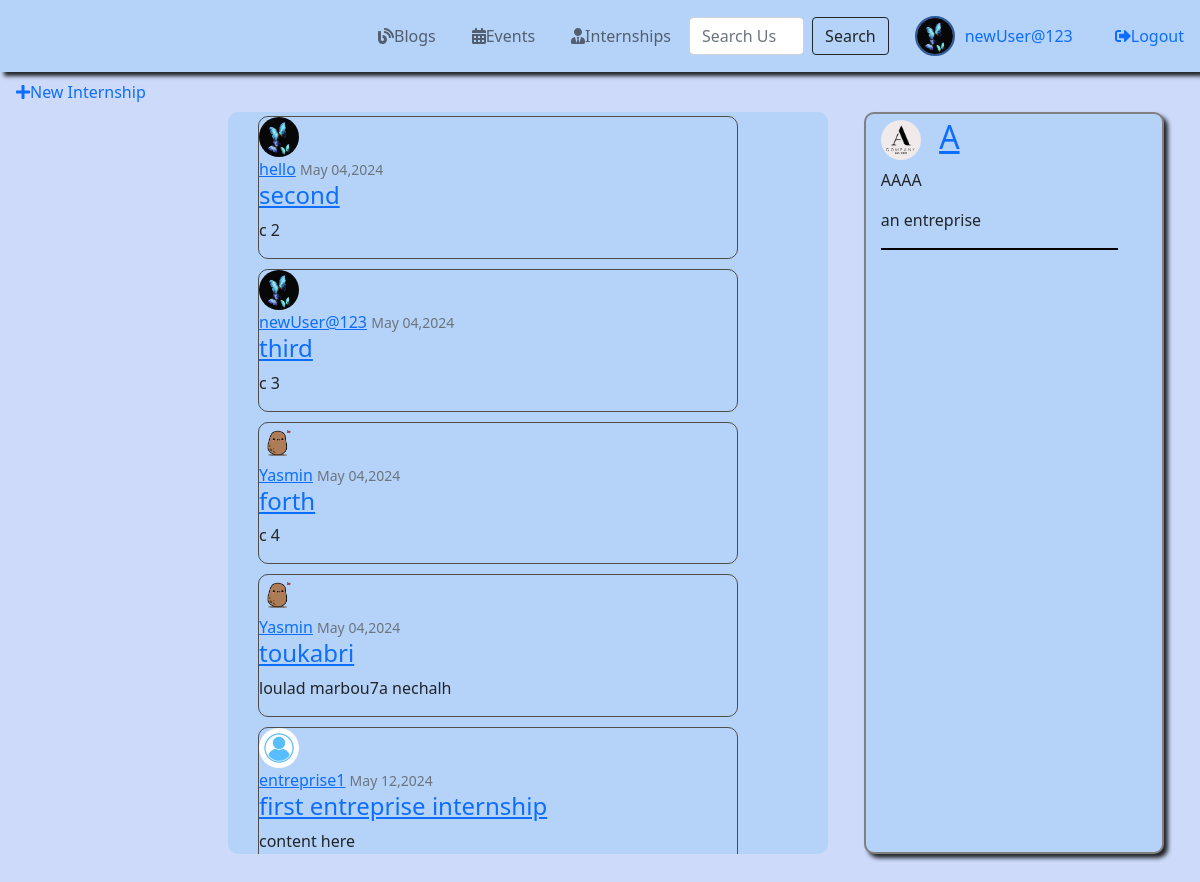
The page /Internship (signed in) on the database its author committed.
### Signin/models.py (models this page shows, shortened)
class Profile(models.Model):
    user = models.OneToOneField(User, on_delete=models.CASCADE)
    image = models.ImageField(default='images/default.jpg',upload_to='profile_pics')

### Internship/models.py (models this page shows, shortened)
class Internship(models.Model):
    title = models.CharField(max_length = 100)
    content = models.TextField()
    date_posted = models.DateTimeField(default=timezone.now)
    author = models.ForeignKey(User, on_delete=models.CASCADE)

class Entreprise(models.Model):
    name = models.CharField(max_length = 100)
    fullName = models.CharField(max_length = 100)
    description  = models.TextField()
    image = models.ImageField(default='images/defaultEntreprise.jpg',upload_to='profile_pics')

### Internship/views.py (the view)
# urls.py: path('', views.Internships, name='Internships'),
@login_required
def Internships(request):
    context = {
        'internships': Internship.objects.all(),
        'entreprises': Entreprise.objects.all()
    }
    return render(request,'Internships.html', context)

### Internship/templates/Internships.html (shortened to what this page needs)
{% extends 'base.html' %}
{% block content %}
<a class="nav-link" href="{% url 'intern_create' %}">
    <span class="icn"><i class="fas fa-plus"></i></span>New Internship
</a>
<div style="border-radius: 10px; background-color: #b5d2f8; position: absolute; margin-left: 19%;  width: 50%; height: 80vh; background-attachment: fixed; overflow-y: auto; scrollbar-width: thin; scrollbar-color: darkgray transparent;">
    {% for intern in internships %}
    <fieldset style="border-radius: 10px; border: 1px solid rgb(78, 78, 78);width: 80%; margin-top: 4px; margin-left: 5%; margin-bottom: 10px;">
        <img class="rounded-circle article-img" width="40px" height="40px" src="{{ intern.author.profile.image.url }}">
        <div class="media-body">
            <div class="article-metadata">
                <a class="mr-2" href="{% url 'user_interns' intern.author.username %}">{{ intern.author }}</a>
                <small class="text-muted">{{ intern.date_posted|date:"F d,Y"}}</small>
            </div>
            <h4><a class="article-title" href="{% url 'intern_detail' intern.id %}">{{ intern.title }}</a></h4>
            <p class="article-content">{{ intern.content }}</p>
        </div>
    </fieldset>
    {% endfor %}
</div>
<div style="border-radius: 10px; background-color: #b5d2f8; position: absolute; border: 2px solid gray; margin-left: 72%; margin-top: 0; box-shadow: 4px 4px 4px; width: 25%; height: 80vh; background-attachment: fixed; overflow-y: auto; scrollbar-width: thin; scrollbar-color: darkgray transparent;" >
    {% for entreprise in entreprises %}
    <fieldset style="border-bottom: 2px solid black; width: 80%; margin-top: 4px; margin-left: 5%; margin-bottom: 10px;">
        <h2><img class="rounded-circle article-img" width="40px" height="40px" src="{{ entreprise.image.url }}">
            <a href="{% url 'entreprise_detail' entreprise.id %}">{{ entreprise.name }}</a></h2>
            <p>{{ entreprise.fullName }}</p>
        <p> {{ entreprise.description }}</p>
    </fieldset>
    {% endfor %}
</div>
{% endblock %}

### Home/templates/base.html (shortened to what this page needs)
{% load static %}
<!DOCTYPE html>
<html lang="en">
<head>
  <link href="https://cdn.jsdelivr.net/npm/bootstrap@5.1.3/dist/css/bootstrap.min.css" rel="stylesheet">
  <link rel="stylesheet" href="{% static 'fontawesome/css/all.min.css' %}" type="text/css" />
</head>
<body>
  <nav class="navbar navbar-expand-lg navbar-light">
    <div class="navbar-left">
      <ul class="navbar-nav mr-auto">
        <li class="nav-item">
          <a class="nav-link" href="{% url 'Home' %}">
            <span class="icn"><i class="fas fa-blog"></i></span> Blogs
          </a>
        </li>
        <li class="nav-item">
          <a class="nav-link" href="{% url 'Event' %}">
            <span class="icn"><i class="fas fa-calendar-alt"></i></span> Events
          </a>
        </li>
        <li class="nav-item">
          <a class="nav-link" href="{% url 'Internships' %}">
            <span class="icn"><i class="fas fa-user-tie"></i></span> Internships
          </a>
        </li>
      </ul>
    </div>
    <div class="navbar-right">
      <form action="{% url 'user_search' %}" method="get" class="d-flex">
        <input class="form-control me-2" type="search" placeholder="Search Users" aria-label="Search" name="q">
        <button class="btn btn-outline-dark" type="submit">Search</button>
      </form>
      <a class="nav-link" href="{% url 'profile' %}">
        <img class="rounded-circle article-img" width="40px" height="40px" style="border: 2px solid rgb(46, 90, 156);" src="{{ user.profile.image.url }}">
        {{ user }}
      </a>
      <a class="nav-link" href="{% url 'logout' %}">
        <span class="icn"><i class="fas fa-sign-out-alt"></i></span> Logout
      </a>
    </div>
  </nav>
  <div class="conteneur">
    {% block content %}{% endblock %}
  </div>
</body>
</html>

### Home/templates/base.html (style rules this page uses)
body { background-color: #cddafa; }
nav { background-color: #b5d2f8; box-shadow: 4px 4px 4px; }
.navbar { display: flex; justify-content: space-between; align-items: center; }
.navbar-nav { display: flex; list-style: none; padding: 0; }
.nav-item { margin: 0 10px; }
.nav-link { display: flex; align-items: center; text-decoration: none; }
.article-img { margin-right: 10px; }
.navbar-right { display: flex; align-items: center; }
.navbar-right .nav-link { margin-left: 10px; }
.navbar-left { margin-left: 30%; }

### rows shown on the page
Internship: author.profile.image (picture), author "hello", date_posted "May 04,2024", title "second", content "c 2"
Internship: author.profile.image (picture), author "newUser@123", date_posted "May 04,2024", title "third", content "c 3"
Internship: author.profile.image (picture), author "Yasmin", date_posted "May 04,2024", title "forth", content "c 4"
Internship: author.profile.image (picture), author "Yasmin", date_posted "May 04,2024", title "toukabri", content "loulad marbou7a nechalh"
Internship: author.profile.image (placeholder picture), author "entreprise1", date_posted "May 12,2024", title "first entreprise internship", content "content here"
Entreprise: image (picture), name "A", fullName "AAAA", description "an entreprise"

### other values the page prints
{{ user }} "newUser@123"
